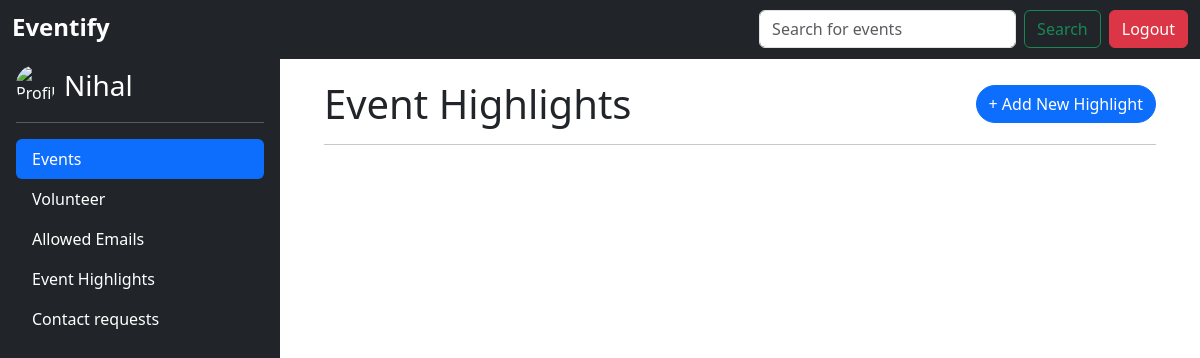
Page /highlights/ (signed in) on the earlier database version.
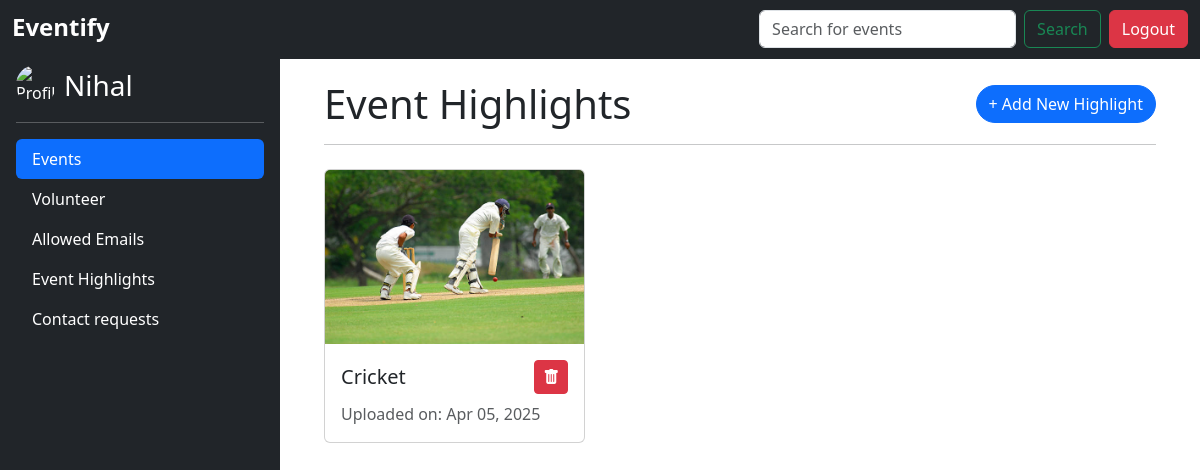
Same page on the later database version.
### events/models.py (models this page shows, shortened)
class EventHighlight(models.Model):
    title = models.CharField(max_length=100)
    description = models.TextField(blank=True)
    created_at = models.DateTimeField(auto_now_add=True)
    def first_image(self):
        return self.images.first()

class EventImage(models.Model):
    event = models.ForeignKey(EventHighlight, related_name='images', on_delete=models.CASCADE)
    image = models.ImageField(upload_to='event_highlights/')

### events/views.py (the view)
# urls.py: path('highlights/', views.highlights_list, name='highlights_list'),
@login_required
def highlights_list(request):
    highlights = EventHighlight.objects.all().order_by('-created_at')
    return render(request, 'highlights_list.html', {'highlights': highlights})

### events/templates/highlights_list.html (shortened to what this page needs)
{% extends "base.html" %}
{% load static %}
{% block content %}
<link rel="stylesheet" href="https://cdn.jsdelivr.net/npm/bootstrap-icons@1.10.5/font/bootstrap-icons.css">
<div class="container mt-4">
  <div class="d-flex justify-content-between align-items-center mb-3">
    <h1 class="mb-0">Event Highlights</h1>
    {% if user.is_staff %}
      <a href="{% url 'create_highlight' %}" class="btn btn-primary rounded-pill">+ Add New Highlight</a>
    {% endif %}
  </div>
  <hr>
  <div class="row">
    {% for event in highlights %}
      <div class="col-md-4 mb-4 mt-2">
        <div class="card card-hover h-100">
          <a href="{% url 'highlight_detail' event.id %}">
            {% if event.first_image %}
              <img src="{{ event.first_image.image.url }}" class="card-img-top" alt="{{ event.title }}">
            {% else %}
              <img src="https://via.placeholder.com/400x200?text=No+Image" class="card-img-top" alt="No Image Available">
            {% endif %}
          </a>
          <div class="card-body">
            <h5 class="card-title d-flex justify-content-between align-items-center">
              {{ event.title }}
              {% if user.is_staff %}
              <form method="POST" action="{% url 'delete_highlight' event.id %}" onsubmit="return confirm('Are you sure you want to delete this highlight?');">
                <button type="submit" class="btn btn-sm btn-danger fs-6" title="Delete">
                  <i class="bi bi-trash-fill"></i>
                </button>
              </form>
              {% endif %}
            </h5>
            <p class="card-text text-muted">Uploaded on: {{ event.created_at|date:"M d, Y" }}</p>
          </div>
        </div>
      </div>
    {% endfor %}
  </div>
</div>
{% endblock %}

Differences in the rows shown:
added EventHighlight: first_image.image (picture), title "Cricket", created_at "Apr 05, 2025"
